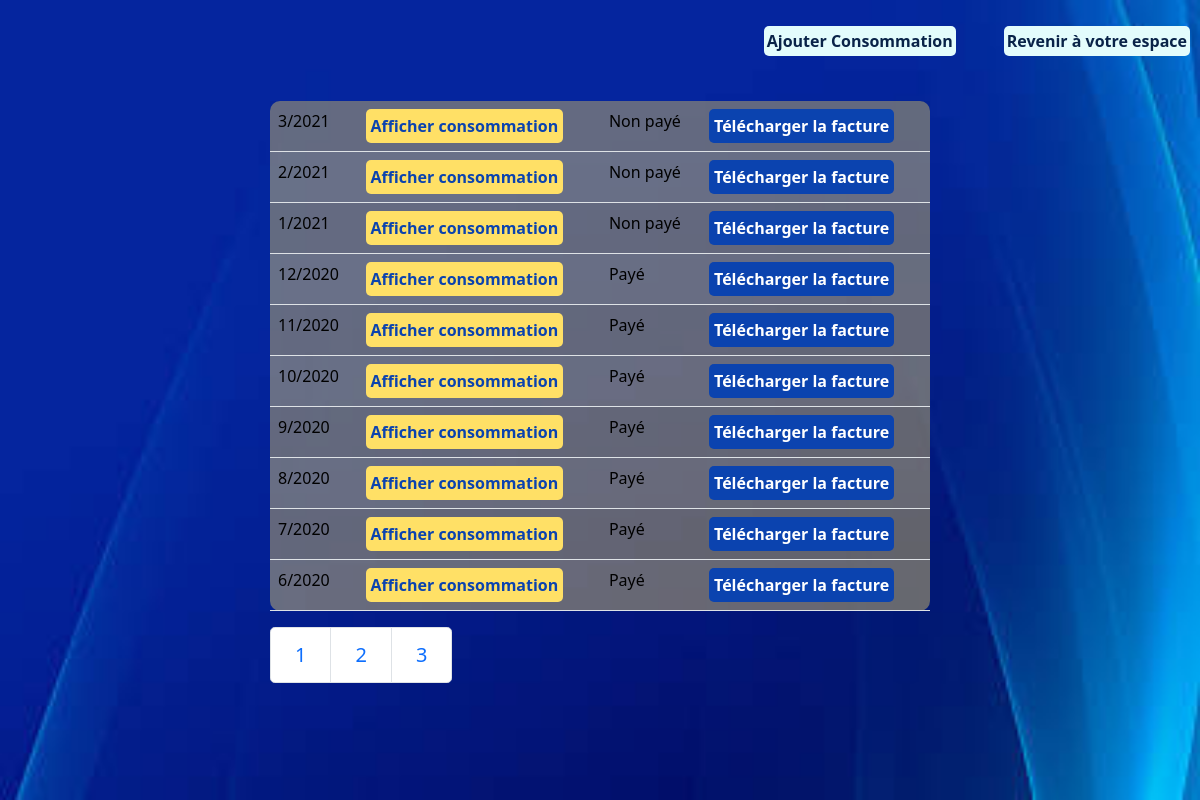
Screenshot of /projetElectricite/gestionConsommations/listConsommationByC.php (signed in) with the database file from the repository.
### tables this page shows
CREATE TABLE `consommations` (
  `id` int(255) NOT NULL,
  `mois` int(50) NOT NULL,
  `annee` int(50) NOT NULL,
  `image_path` varchar(255) NOT NULL,
  `valCompteur` int(255) NOT NULL,
  `consomMensuelle` double DEFAULT NULL,
  `prixHT` int(255) DEFAULT NULL,
  `prixTTC` int(255) DEFAULT NULL,
  `state` int(5) NOT NULL,
  `urlFacture` varchar(255) DEFAULT NULL,
  `idClient` int(100) NOT NULL
);

### projetElectricite/gestionConsommations/listConsommationByC.php (the view, shortened to what this page needs)
<?php
require_once("../connex.php");
$limit=10;
    $page=isset($_GET['page'])?$_GET['page']:1;
    $start=($page - 1 ) * $limit;
    $end=$start+$limit;
$pdostat = $pdo->prepare(
    "select consommations.id, mois, annee, state, urlFacture from consommations where idClient=? order by  consommations.id desc limit $start, $end");
    $pdostat->bindValue(1, $_SESSION['id']);
    $pdostat->execute();
    $content='
    <div class="bgNew" style="position:relative">
        <div class="d-flex justify-content-center gap-3 mb-5" style="position:absolute; top:10px; right:10px;">
            <div class="d-flex gap-5 justify-content-center mt-3">
                <div class="modifier">
                    <a href="addConsommation.php">Ajouter Consommation</a>
                </div>
                <div class="modifier">
                    <a href="../espaceClient.php">Revenir à votre espace</a>
                </div>
            </div>
        </div>
    <div class="myTab d-flex flex-column justify-content-around"><table class="table table-striped">';
    foreach($pdostat->fetchAll() as $ligne){
        $isPaye="Non payé";
        switch($ligne['state']){
            case 0;
                $state="<div class='lien2 mibtn'><a href=\".".$ligne['urlFacture']."\" download=\"facture".$ligne['mois']."/".$ligne ['annee']."\">Télécharger la facture</a></div>";
                break;
            case 1;
                $state="<div class='lien2 mibtn'><a href=.".$ligne['urlFacture']." download=\"facture".$ligne['mois']."/".$ligne ['annee'].".txt\">Télécharger la facture</a></div>";
                $isPaye="Payé";
                break;
            }
        $content.="<tr><td>".$ligne['mois']."/".$ligne ['annee']."</td><td><div class='lien3 mibtn'><a href=\"consommationByC.php?c=".$ligne['id']."\">Afficher consommation</a></div></td><td>".$isPaye."</td><td>".$state."</td></div>";
    }
    $content.='</table>
    <nav aria-label="...">
        <ul class="pagination pagination-lg">
            <li class="page-item ">
            <a class="page-link" href="listConsommationByC.php?page=1" tabindex="-1">1</a>
            </li>
            <li class="page-item"><a class="page-link"  href="listConsommationByC.php?page=2">2</a></li>
            <li class="page-item"><a class="page-link"  href="listConsommationByC.php?page=3">3</a></li>
        </ul>
    </nav></div>
';
    require('../layout.php');

### projetElectricite/layout.php (style rules this page uses)
body { min-height: 100vh; background-image: url('images/im3.jpg'); background-repeat: repeat; background-size: cover; backdrop-filter: blur(8px); background-position: bottom -70px right 0px; display: flex; justify-content: center; align-items: center; }
.bgNew { min-height: 100vh; width: 100%; background-image: url('images/im6.jpg'); background-repeat: no-repeat; background-size: cover; display: flex; justify-content: center; align-items: center; flex-direction: column; gap:40px; }
.lien, .lien2, .lien3, .info { padding: 5px; border-radius: 5px; background-color: rgb(44,242,255); }
.lien a , .lien2 a, .lien3 a, .info p, .btnN input { text-decoration: none !important; color:rgb(14,53,96); font-weight: bold; }
.lien2 { background-color: rgb(11,67,175); }
.lien2 a { background-color: rgb(11,67,175); color:white; }
.lien3, .info,.btnN { background-color: rgb(255, 224, 102) !important; text-align: center; }
.lien3 a, .btnN input { color:rgb(11,67,175); }
.mybtns input, #annuler, .modifier { background-color: rgb(227,252,252); color:rgb(9,35,72); border-radius: 5px; font-weight: bold; }
.modifier { padding: 3px; }
#annuler a, .modifier a { text-decoration: none; color:rgb(9,35,72); text-align: center; }
.myTab { width:55%; }
.myTab table { background-color: rgba(255, 224, 102, 0.4); border-radius: 10px; }
.myTab td { color: black; }
.mibtn { width:fit-content; }

### rows the page displays
consommations: mois "3", annee "2021", isPaye "Non payé"
consommations: mois "2", annee "2021", isPaye "Non payé"
consommations: mois "1", annee "2021", isPaye "Non payé"
consommations: mois "12", annee "2020", state "Payé"
consommations: mois "11", annee "2020", state "Payé"
consommations: mois "10", annee "2020", state "Payé"
consommations: mois "9", annee "2020", state "Payé"
consommations: mois "8", annee "2020", state "Payé"
consommations: mois "7", annee "2020", state "Payé"
consommations: mois "6", annee "2020", state "Payé"
